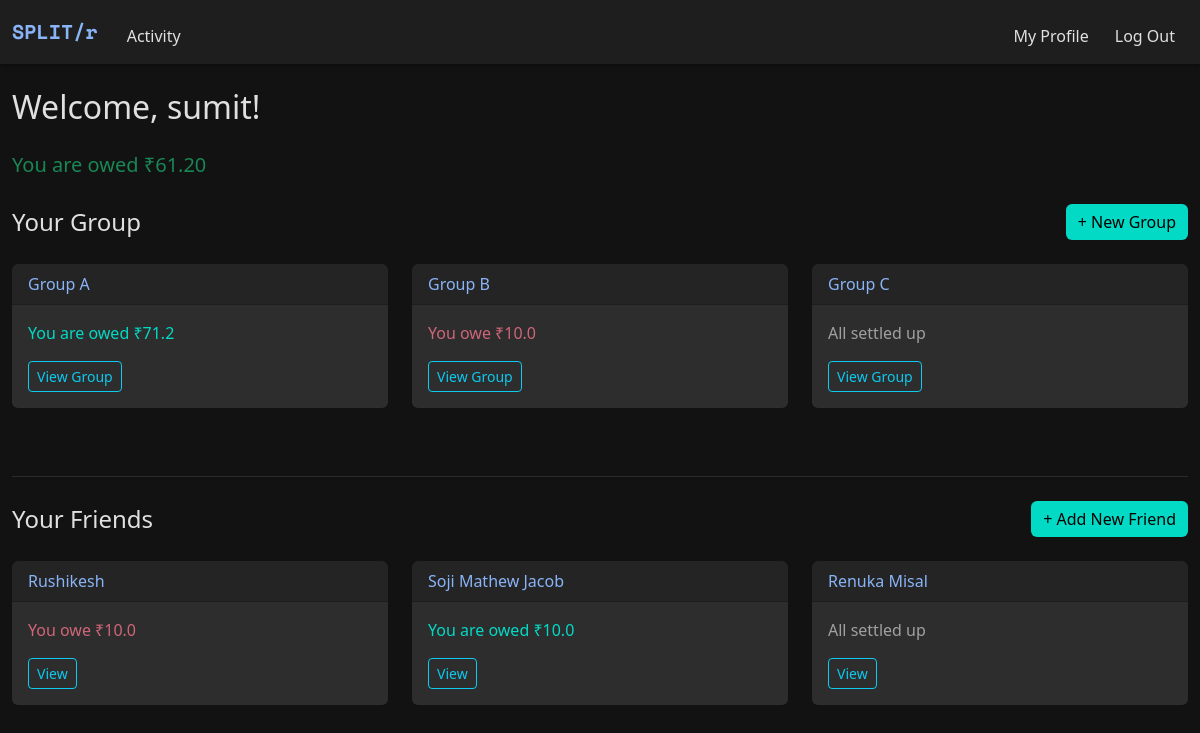
The page / (signed in) on the database its author committed.
### models.py (models this page shows)
class Group(db.Model):
    __tablename__ = "groups"
    id = db.Column(db.Integer, primary_key=True)
    name = db.Column(db.String(100), nullable=False)
    users = db.relationship("User", secondary="group_members", backref="groups")

class User(db.Model):
    __tablename__ = "users"
    id = db.Column(db.Integer, primary_key=True)
    name = db.Column(db.String(100), nullable=False)
    username = db.Column(db.String(50), unique=True, nullable=False)
    password = db.Column(db.String(200), nullable=False)

### app.py (the view)
@app.route('/')
@login_required
def index():
    if "user_id" not in session:
        flash("Please log in first!", "warning")
        return redirect("/login")
    user_id = session.get("user_id")
    user = User.query.get(user_id)
    groups = user.groups
    net_balance = 0.0
    group_balances = {}
    for group in groups:
        expenses = Expense.query.filter_by(group_id=group.id).all()
        balance = 0.0
        for expense in expenses:
            for split in expense.splits:
                if split.user_id == user_id:
                    balance -= split.amount
            if expense.paid_by_id == user_id:
                balance += expense.amount
        group_balances[group.id] = balance
        net_balance += balance
    friendships = Friendship.query.filter(
        (Friendship.user1_id == user_id) | (Friendship.user2_id == user_id)
    ).all()
    friends = []
    friend_balances = {}
    friendship_ids = {}
    for friendship in friendships:
        other = friendship.other_user(user_id)
        friends.append(other)
        friendship_ids[other.id] = friendship.id
        expenses = (
            Expense.query
            .filter_by(group_id=None)
            .filter(
                (Expense.paid_by_id == user_id) |
                (Expense.paid_by_id == other.id)
            )
            .order_by(Expense.timestamp.desc())
            .all()
        )
        balance = 0.0
        for expense in expenses:
            user_ids = {split.user_id for split in expense.splits}
            if {user_id, other.id}.issubset(user_ids):
                for split in expense.splits:
                    if split.user_id == user_id:
                        balance -= split.amount
                if expense.paid_by_id == user_id:
                    balance += expense.amount
        friend_balances[other.id] = balance
        net_balance += balance
    return render_template(
        "index.html",
        groups=groups,
        net_balance=net_balance,
        group_balances=group_balances,
        friends=friends,
        friend_balances=friend_balances,
        friendship_ids=friendship_ids,
    )

### helper.py (called while the page is built)
def login_required(f):
    @wraps(f)
    def decorated_function(*args, **kwargs):
        if "user_id" not in session:
            flash("You must be logged in to view this page.", "danger")
            return redirect("/login")
        return f(*args, **kwargs)
    return decorated_function

### models.py (called while the page is built)
    def other_user(self, current_user_id):
        return self.user2 if self.user1_id == current_user_id else self.user1

### templates/index.html (shortened to what this page needs)
{% extends "layout.html" %}
{% block main %}
<div class="container-fluid py-4">
    <div class="d-flex justify-content-between align-items-center mb-4">
        <h2 class="mb-0">Welcome, {{ session["username"] }}!</h2>
    </div>
    <div class="mb-4">
        {% if net_balance < 0 %}
            <p class="text-danger fs-5">You owe ₹{{ "%.2f"|format(-net_balance) }}</p>
        {% elif net_balance > 0 %}
        <p class="text-success fs-5">You are owed ₹{{ "%.2f"|format(net_balance) }}</p>
        {% else %}
            <p class="text-muted-custom fs-5">All settled up!</p>
        {% endif %}
    </div>
    {% if groups %}
        <div class="d-flex justify-content-between align-items-center mb-4">
            <h4 class="mb-0">Your Group</h4>
            <a href="/create_group" class="btn btn-success ms-auto">+ New Group</a>
        </div>
        <div class="row">
            {% for group in groups %}
                <div class="col-md-6 col-lg-4 mb-4">
                    <div class="card">
                        <div class="card-header">
                            {{ group.name }}
                        </div>
                        <div class="card-body">
                            {% set balance = group_balances.get(group.id, 0) %}
                            {% if balance < 0 %}
                                <p class="text-danger-custom">You owe ₹{{ -balance | round(2) }}</p>
                            {% elif balance > 0 %}
                                <p class="text-success-custom">You are owed ₹{{ balance | round(2) }}</p>
                            {% else %}
                                <p class="text-muted-custom">All settled up</p>
                            {% endif %}
                            <a href="{{ url_for('group_page', group_id=group.id) }}" class="btn btn-outline-info btn-sm">View Group</a>
                        </div>
                    </div>
                </div>
            {% endfor %}
        </div>
    {% else %}
        <div class="alert alert-secondary">You're not part of any groups yet. Create one to get started!</div>
    {% endif %}
    <hr class="my-4">
    <div class="d-flex justify-content-between align-items-center mb-4">
        <h4 class="mb-0">Your Friends</h4>
        <a href="/create_friend" class="btn btn-success ms-auto">+ Add New Friend</a>
    </div>
    <div class="row">
        {% for friend in friends %}
            <div class="col-md-6 col-lg-4 mb-4">
                <div class="card">
                    <div class="card-header">
                        {{ friend.name }}
                    </div>
                    <div class="card-body">
                        {% set balance = friend_balances[friend.id] %}
                        {% if balance < 0 %}
                            <p class="text-danger-custom">You owe ₹{{ -balance | round(2) }}</p>
                        {% elif balance > 0 %}
                            <p class="text-success-custom">You are owed ₹{{ balance | round(2) }}</p>
                        {% else %}
                            <p class="text-muted-custom">All settled up</p>
                        {% endif %}
                        <a href="{{ url_for('friend_page', friendship_id=friendship_ids[friend.id]) }}" class="btn btn-outline-info btn-sm">View</a>
                    </div>
                </div>
            </div>
        {% endfor %}
    </div>
</div>
{% endblock %}

### static/style.css (style rules this page uses)
:root { --dark-bg: #121212; --dark-secondary: #1e1e1e; --dark-tertiary: #2d2d2d; --text-primary: #e0e0e0; --text-secondary: #a0a0a0; --accent-color: #8ab4f8; --danger-color: #cf6679; --success-color: #03dac6; }
html, body { height: 100%; margin: 0; padding: 0; background-color: var(--dark-bg); color: var(--text-primary); display: flex; flex-direction: column; }
body { background-color: var(--dark-bg); color: var(--text-primary); min-height: 100vh; display: flex; flex-direction: column; }
.text-danger-custom { color: var(--danger-color) !important; }
.text-success-custom { color: var(--success-color) !important; }
.text-muted-custom { color: var(--text-secondary) !important; }
.card { background-color: var(--dark-tertiary); border: none; margin-bottom: 20px; }
.card-header { background-color: rgba(0, 0, 0, 0.2); color: var(--accent-color); font-weight: 500; }
.btn-primary, .btn-danger, .btn-success { border: none; }
.btn-success { background-color: var(--success-color); color: #000; }
hr { border-color: #444; opacity: 0.5; }

### rows shown on the page
Group: name "Group A", balance "71.2"
Group: name "Group B", balance "10.0"
Group: name "Group C", shows "All settled up"
User: name "Rushikesh", balance "10.0"
User: name "Soji Mathew Jacob", balance "10.0"
User: name "Renuka Misal", shows "All settled up"

### other values the page prints
{{ session["username"] }} "sumit"
{{ "%.2f"|format(net_balance) }} "61.20"
